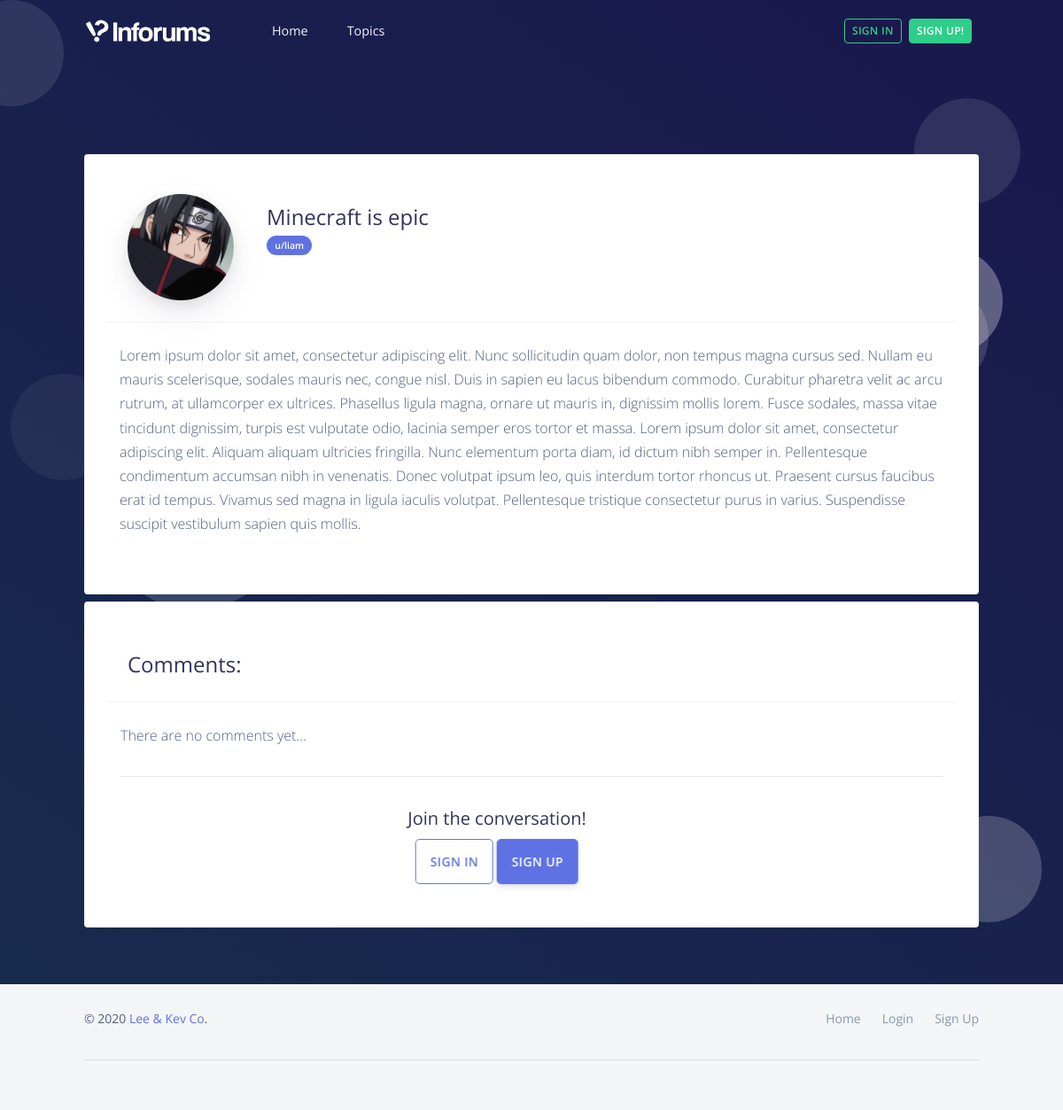
/thread?post_id=1, run on the app's committed database.
### app.py (models this page shows, shortened)
class User(UserMixin, db.Model):
    id = db.Column(db.Integer, primary_key=True)
    username = db.Column(db.String(12), unique=True, nullable=False)
    email = db.Column(db.String(12), unique=True, nullable=False)
    password_hash = db.Column(db.String(128))
    avatar_path = db.Column(db.String(100), default=app.config["AVATARS"] + "ava_0.jpg")
    date = db.Column(db.String(32), nullable=False)
    posts = db.relationship('Post', backref='user')
    comments = db.relationship('Comment', backref='user')

class Post(db.Model):
    id = db.Column(db.Integer, primary_key=True)
    user_id = db.Column(db.Integer, db.ForeignKey('user.id'), nullable=False)
    topic = db.Column(db.Integer, nullable=False)
    title = db.Column(db.String(100), nullable=False)
    content = db.Column(db.String(63206), nullable=False)
    date = db.Column(db.String(25), nullable=False)

### app.py (the view)
@app.route("/thread", methods = ['GET', 'POST'])
def thread():
    post_id = request.args.get('post_id')
    post = Post.query.filter_by(id=post_id).first()
    content = post.content.split('\n')
    return render_template("thread.html", post=post, content=content)

### templates/thread.html (shortened to what this page needs)
<!DOCTYPE html>
<html lang="en">
<head>
  <link href="https://use.fontawesome.com/releases/v5.0.6/css/all.css" rel="stylesheet">
  <link href="../static/css/nucleo-icons.css" rel="stylesheet" />
  <link href="../static/css/nucleo-svg.css" rel="stylesheet" />
  <link href="../static/css/font-awesome.css" rel="stylesheet" />
  <link href="../static/css/nucleo-svg.css" rel="stylesheet" />
  <link href="../static/css/argon-design-system.css?v=1.2.2" rel="stylesheet" />
</head>
<body class="landing-page">
  <nav id="navbar-main" class="navbar navbar-main navbar-expand-lg navbar-transparent navbar-light py-2">
    <div class="container">
      <a class="navbar-brand mr-lg-5" href="{{ url_for('index') }}">
        <img src="../static/img/brand/white.png" alt="White Inforums logo">
      </a>
      <div class="navbar-collapse collapse" id="navbar_global">
        <ul class="navbar-nav navbar-nav-hover align-items-lg-center">
          <li class="nav-item">
            <a href="{{ url_for('index') }}" class="nav-link">
              <span class="nav-link-inner--text">Home</span>
            </a>
          </li>
          <li class="nav-item dropdown">
            <a href="#" class="nav-link" data-toggle="dropdown" href="#" role="button">
              <span class="nav-link-inner--text">Topics</span>
            </a>
          </li>
        </ul>
        <ul class="navbar-nav align-items-lg-center ml-lg-auto">
          {% if current_user.is_authenticated %}
            <li class="nav-item">
              <a href="{{ url_for('profile', user=current_user.username)}}" class="nav-link">
                <i class="ni ni-compass-04 d-lg-none"></i>
                <span class="nav-link-inner--text">{{ current_user.username }}</span>
              </a>
            </li>
            <li class="nav-item dropdown">
              <a href="#" class="nav-link" data-toggle="dropdown" href="#" role="button">
                <span href="javascript:;" class="avatar rounded-circle">
                  <img alt="Image placeholder" src="{{ current_user.avatar_path }}">
                </span>
              </a>
              <div class="dropdown-menu dropdown-menu-right" aria-labelledby="navbar-default_dropdown_1">
                <a class="dropdown-item" href="{{ url_for('profile', user=current_user.username) }}">
                  <span class="btn-inner--icon"><i class="fa fa-user-alt"></i></span>
                  <span class="btn-inner--text">My Profile</span>
                </a>
                <div class="dropdown-divider"></div>
                <a class="dropdown-item" href="{{ url_for('logout') }}">
                  <span class="btn-inner--icon"><i class="fa fa-sign-out"></i></span>
                  <span class="btn-inner--text">Log Out</span>
                </a>
              </div>
            </li>
          {% else %}
            <li class="nav-item py-2">
              <a href="{{ url_for('login') }}">
                <button type="button" class="btn btn-sm btn-outline-success">Sign In</button>
              </a>
            </li>
            <li class="nav-item py-2">
              <a href="{{ url_for('register') }}">
                <button type="button" class="btn btn-sm btn-success">Sign Up!</button>
              </a>
            </li>
          {% endif %}
        </ul>
      </div>
    </div>
  </nav>
  <div class="wrapper">
    <div class="section section-hero section-shaped">
      <div class="shape shape-style-1 bg-gradient-default">
        <span></span>
        <span></span>
        <span></span>
        <span></span>
      </div>
      <div class="page-header">
        <div class="container shape-container d-flex align-items-center py-sm">
          <div class="col px-0">
            <div class="container">
            </div>
            <br>
            <div name="box" class="card mt-2">
              <div class="card-body">
                <div class="card-header bg-white pb-4">
                  <div class="row">
                    <div class="col-sm-2">
                      <img src="{{ post.user.avatar_path }}" alt="Circle image" class="img-fluid rounded-circle shadow" style="width: 120px;">
                    </div>
                    <div class="col">
                      <h4 class="mb-0 mt-2">{{ post.title }}</h4>
                      <a href="{{ url_for('profile', user=post.user.username) }}">
                        <span class="badge badge-pill badge-primary text-lowercase">u/{{ post.user.username }}</span>
                      </a>
                    </div>
                  </div>
                </div>
                <div class="container col py-4">
                  {% for paragraph in content %}
                    <p>{{ paragraph }}</p>
                  {% endfor %}
                </div>
              </div>
            </div>
            <div name="box" class="card mt-2">
              <div class="card-body">
                <div class="card-header bg-white pb-4">
                  <div class="row">
                    <div class="col">
                      <h4 class="mb-0 mt-2">Comments:</h4>
                    </div>
                  </div>
                </div>
                <div class="card-body px-lg-3 pr-lg-2">
                  <p>There are no comments yet...</p>
                  <hr>
                  {% if current_user.is_authenticated %}
                    <form role="form" method="POST" enctype="multipart/form-data">
                      <div class="row">
                        <div class="col-sm-1 mr-4 mb-2">
                          <img src="{{ current_user.avatar_path }}" alt="Circle image" class="avatar-lg rounded-circle shadow">
                        </div>
                        <div class="col mx-2">
                          <div class="form-group">
                            <textarea class="form-control" id="comment" name="comment" rows="3" placeholder="Say something..." required></textarea>
                          </div>
                        </div>
                        <div class="mt-2">
                          <button class="btn btn-lg btn-primary btn-icon-only rounded-circle pb-1" type="button">
                            <span class="btn-inner--icon"><i class="fa fa-paper-plane"></i></span>
                            <input type="submit" name="submit" hidden>
                          </button>
                        </div>
                      </div>
                    </form>
                  {% else %}
                    <div class="container col-lg-8 center">
                      <div class="text-align-center">
                        <h5>Join the conversation!</h5>
                      </div>
                      <div class="justify-content-center ml-2">
                        <a href="{{ url_for('login') }}">
                          <button type="button" class="btn btn-lg btn-outline-primary">Sign In</button>
                        </a>
                        <a href="{{ url_for('login') }}">
                          <button type="button" class="btn btn-lg btn-primary">Sign Up</button>
                        </a>
                      </div>
                    </div>
                  {% endif %}
                </div>
              </div>
            </div>
          </div>
        </div>
      </div>
    </div>
    <footer class="footer">
      <div class="container">
        <div class="row align-items-center justify-content-md-between">
          <div class="col-md-6">
            <div class="copyright">
              &copy; 2020 <a href="" target="_blank">Lee & Kev Co</a>.
            </div>
          </div>
          <div class="col-md-6">
            <ul class="nav nav-footer justify-content-end">
              <li class="nav-item">
                <a href="{{ url_for('index') }}" class="nav-link">Home</a>
              </li>
              {% if current_user.is_authenticated %}
                <li class="nav-item">
                  <a href="{{ url_for('profile', user=current_user.username) }}" class="nav-link">My Profile</a>
                </li>
                <li class="nav-item">
                  <a href="{{ url_for('logout') }}" class="nav-link">Logout</a>
                </li>
              {% else %}
                <li class="nav-item">
                  <a href="{{ url_for('login') }}" class="nav-link">Login</a>
                </li>
                <li class="nav-item">
                  <a href="{{ url_for('register') }}" class="nav-link">Sign Up</a>
                </li>
              {% endif %}
            </ul>
          </div>
        </div>
        <hr>
      </div>
    </footer>
  </div>
</body>
</html>

### data on the page
User: user.avatar_path (picture), user.username "liam"
Post: title "Minecraft is epic", content "Lorem ipsum dolor sit amet, consectetur adipiscing elit. Nunc sollicitudin quam dolor, non tempus magna cursus sed. Nullam eu mauris scelerisque, sodales mauris nec, congue nisl. Duis in sapien eu lacus bibendum commodo. Curabitur pharetra velit ac arcu rutrum, at ullamcorper ex ultrices. Phasellus ligula magna, ornare ut mauris in, dignissim mollis lorem. Fusce sodales, massa vitae tincidunt dignissim, turpis est vulputate odio, lacinia semper eros tortor et massa. Lorem ipsum dolor sit amet, consectetur adipiscing elit. Aliquam aliquam ultricies fringilla. Nunc elementum porta diam, id dictum nibh semper in. Pellentesque condimentum accumsan nibh in venenatis. Donec volutpat ipsum leo,…"
